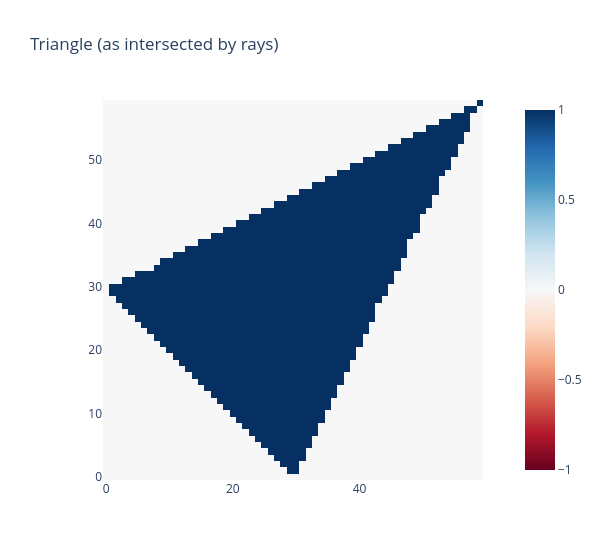

Notebook code for this chart:
### Code cell
# Calculate and display intersections
intersects = raytrace_triangle(rays2d, test_triangle)
img = intersects.reshape(num_pixels_y, num_pixels_z).int()
imshow(img, origin="lower", width=600, title="Triangle (as intersected by rays)")

### Figure 1 — Plotly figure (JSON) as saved in the notebook; plotly's stock layout.template omitted (floating-point values rounded to 4 significant figures; data arrays with more than 128 entries replaced by an {"elided": "..."} marker saying what was removed)
{"data": [{"coloraxis": "coloraxis", "hovertemplate": "x: %{x}<br>y: %{y}<br>color: %{z}<extra></extra>", "name": "0", "type": "heatmap", "xaxis": "x", "yaxis": "y", "z": {"elided": "60x60 int values"}}], "layout": {"coloraxis": {"cmid": 0, "colorscale": [[0, "rgb(103,0,31)"], [0.1, "rgb(178,24,43)"], [0.2, "rgb(214,96,77)"], [0.3, "rgb(244,165,130)"], [0.4, "rgb(253,219,199)"], [0.5, "rgb(247,247,247)"], [0.6, "rgb(209,229,240)"], [0.7, "rgb(146,197,222)"], [0.8, "rgb(67,147,195)"], [0.9, "rgb(33,102,172)"], [1, "rgb(5,48,97)"]]}, "title": {"text": "Triangle (as intersected by rays)"}, "width": 600, "xaxis": {"anchor": "y", "constrain": "domain", "domain": [0, 1], "scaleanchor": "y"}, "yaxis": {"anchor": "x", "autorange": true, "constrain": "domain", "domain": [0, 1]}}}
